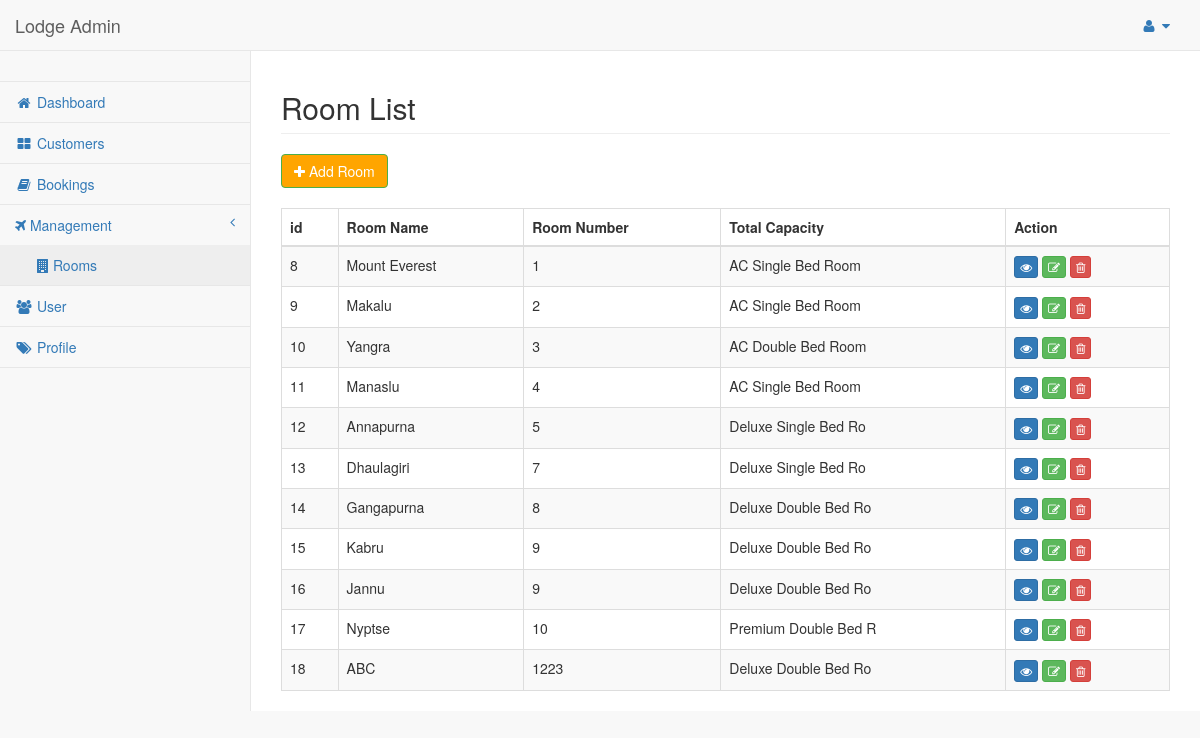
The page /admin/list-rooms.php (signed in) on the database its author committed.
### tables this page shows
CREATE TABLE `rooms` (
  `roomId` int(100) NOT NULL,
  `roomName` varchar(20) NOT NULL,
  `roomNumber` int(100) NOT NULL,
  `totalCapacity` varchar(20) NOT NULL
);

### admin/list-rooms.php (the view, shortened to what this page needs)
<?php
include 'include/head.php';
$sql = "SELECT * FROM rooms";
$results = mysqli_query($conn, $sql);
?>
<body>
    <div id="wrapper">
        <nav class="navbar navbar-default navbar-static-top" role="navigation" style="margin-bottom: 0">
            <?php include 'include/navbar.php';?>
            <?php include 'include/sidebar.php';?>
        </nav>
        <div id="page-wrapper">
            <div class="row">
                <div class="col-lg-12">
                    <h2 class="page-header"> Room List </h2>
                    <a href="add-rooms.php" class="btn btn-success" style="background:orange !important"><i class="fa fa-plus"></i> Add Room</a>
                </div>
            </div>
            <div class="row" style="margin-top:20px;">
                <div class="col-sm-12">
                    <table class="table table-striped table-bordered table-hover">
                        <thead>
                            <tr>
                                <td><b>id</b></td>
                                <td><b>Room Name</b></td>
                                <td><b>Room Number</b></td>
                                <td><b>Total Capacity</b></td>
                                <td><b>Action</b></td>
                            </tr>
                        </thead>
                        <tbody>
                        <?php
                        if(mysqli_num_rows($results) > 0){
                            while ($row = mysqli_fetch_array
                            ($results)){
                        ?>
                            <tr>
                                <td><?php echo $row['roomId'];?></td>
                                <td><?php echo $row['roomName'];?>
                                </td>
                                <td><?php echo $row['roomNumber'];?>
                                </td>
                                <td><?php echo $row['totalCapacity'];?>
                                </td>
                                <td>
                                <a href="view-rooms.php?id=<?php echo $row['roomId']; ?>" class="btn btn-xs btn-primary "><i class="fa fa-eye"></i></a>
                                <a href="edit-rooms.php?id=<?php echo $row['roomId']; ?>" class="btn btn-xs btn-success "><i class="fa fa-edit"></i></a>
                                <a href="delete-rooms.php?id=<?php echo $row['roomId']; ?>" class="btn btn-xs btn-danger "><i class="fa fa-trash-o"></i></a>
                                </td>
                            </tr>
                            <?php } } ?>
                        </tbody>
                    </table>
                </div>
            </div>
        </div>
    </div>
</body>
</html>

### rows shown on the page
rooms: roomId "8", roomName "Mount Everest", roomNumber "1", totalCapacity "AC Single Bed Room"
rooms: roomId "9", roomName "Makalu", roomNumber "2", totalCapacity "AC Single Bed Room"
rooms: roomId "10", roomName "Yangra", roomNumber "3", totalCapacity "AC Double Bed Room"
rooms: roomId "11", roomName "Manaslu", roomNumber "4", totalCapacity "AC Single Bed Room"
rooms: roomId "12", roomName "Annapurna", roomNumber "5", totalCapacity "Deluxe Single Bed Ro"
rooms: roomId "13", roomName "Dhaulagiri", roomNumber "7", totalCapacity "Deluxe Single Bed Ro"
rooms: roomId "14", roomName "Gangapurna", roomNumber "8", totalCapacity "Deluxe Double Bed Ro"
rooms: roomId "15", roomName "Kabru", roomNumber "9", totalCapacity "Deluxe Double Bed Ro"
rooms: roomId "16", roomName "Jannu", roomNumber "9", totalCapacity "Deluxe Double Bed Ro"
rooms: roomId "17", roomName "Nyptse", roomNumber "10", totalCapacity "Premium Double Bed R"
rooms: roomId "18", roomName "ABC", roomNumber "1223", totalCapacity "Deluxe Double Bed Ro"
